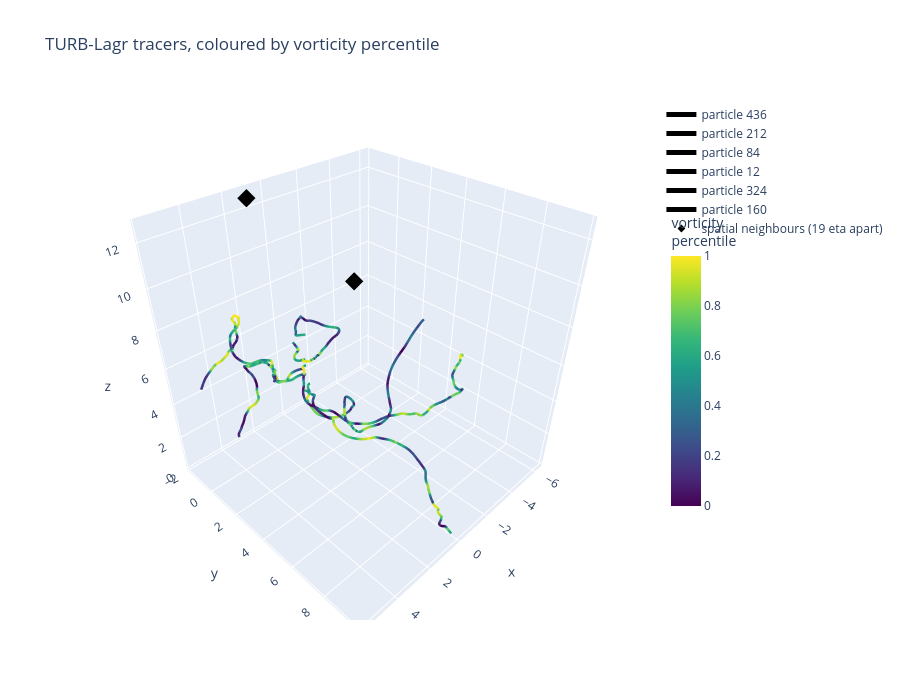

Source (notebook cell):
### Markdown cell above
## 9. The backbones in 3D, coloured by a channel

v1's markdown said "coloured by `|omega|`" while the code assigned one flat colour per
particle, so the figure never showed a channel varying along a path -- the very thing the
glyph claims to do. Here the line colour is a per-vertex array.

### Code cell
N_SHOW = 6
show = RNG.choice(N // TETRAD_SIZE, N_SHOW, replace=False) * TETRAD_SIZE
COLOR_BY = "vorticity"
cvals = RANK[COLOR_BY]

g = go.Figure()
for j, i in enumerate(show):
    g.add_trace(go.Scatter3d(
        x=X[i, ::4, 0], y=X[i, ::4, 1], z=X[i, ::4, 2],
        mode="lines",
        line=dict(color=cvals[i, ::4], colorscale="Viridis", width=5,
                  cmin=0, cmax=1, showscale=(j == 0),
                  colorbar=dict(title=f"{COLOR_BY}<br>percentile", len=0.6)),
        name=f"particle {i}"))

kk = T - 1
P = np.mod(X[:, kk], L_BOX)
pr = cKDTree(P, boxsize=L_BOX).query_pairs(RADII_ETA[2]*eta, output_type="ndarray")
pr = pr[TETRAD[pr[:, 0]] != TETRAD[pr[:, 1]]]
if len(pr):
    d = np.linalg.norm(np.minimum(np.abs(P[pr[:,0]]-P[pr[:,1]]),
                                  L_BOX-np.abs(P[pr[:,0]]-P[pr[:,1]])), axis=1)
    a_, b_ = pr[np.argmin(d)]
    g.add_trace(go.Scatter3d(
        x=X[[a_, b_], kk, 0], y=X[[a_, b_], kk, 1], z=X[[a_, b_], kk, 2],
        mode="markers", marker=dict(size=6, color="black", symbol="diamond"),
        name=f"spatial neighbours ({d.min()/eta:.0f} eta apart)"))

g.update_layout(height=700, title=f"TURB-Lagr tracers, coloured by {COLOR_BY} percentile",
                scene=dict(aspectmode="data", xaxis_title="x", yaxis_title="y",
                           zaxis_title="z"))
g.show()

### Figure 1 — Plotly figure (JSON) as saved in the notebook; plotly's stock layout.template omitted (floating-point values rounded to 4 significant figures; data arrays with more than 128 entries replaced by an {"elided": "..."} marker saying what was removed)
{"data": [{"line": {"cmax": 1, "cmin": 0, "color": {"elided": "500 float values"}, "colorbar": {"len": 0.6, "title": {"text": "vorticity<br>percentile"}}, "colorscale": [[0.0, "#440154"], [0.1111, "#482878"], [0.2222, "#3e4989"], [0.3333, "#31688e"], [0.4444, "#26828e"], [0.5556, "#1f9e89"], [0.6667, "#35b779"], [0.7778, "#6ece58"], [0.8889, "#b5de2b"], [1.0, "#fde725"]], "showscale": true, "width": 5}, "mode": "lines", "name": "particle 436", "type": "scatter3d", "x": {"elided": "500 float values"}, "y": {"elided": "500 float values"}, "z": {"elided": "500 float values"}}, {"line": {"cmax": 1, "cmin": 0, "color": {"elided": "500 float values"}, "colorbar": {"len": 0.6, "title": {"text": "vorticity<br>percentile"}}, "colorscale": [[0.0, "#440154"], [0.1111, "#482878"], [0.2222, "#3e4989"], [0.3333, "#31688e"], [0.4444, "#26828e"], [0.5556, "#1f9e89"], [0.6667, "#35b779"], [0.7778, "#6ece58"], [0.8889, "#b5de2b"], [1.0, "#fde725"]], "showscale": false, "width": 5}, "mode": "lines", "name": "particle 212", "type": "scatter3d", "x": {"elided": "500 float values"}, "y": {"elided": "500 float values"}, "z": {"elided": "500 float values"}}, {"line": {"cmax": 1, "cmin": 0, "color": {"elided": "500 float values"}, "colorbar": {"len": 0.6, "title": {"text": "vorticity<br>percentile"}}, "colorscale": [[0.0, "#440154"], [0.1111, "#482878"], [0.2222, "#3e4989"], [0.3333, "#31688e"], [0.4444, "#26828e"], [0.5556, "#1f9e89"], [0.6667, "#35b779"], [0.7778, "#6ece58"], [0.8889, "#b5de2b"], [1.0, "#fde725"]], "showscale": false, "width": 5}, "mode": "lines", "name": "particle 84", "type": "scatter3d", "x": {"elided": "500 float values"}, "y": {"elided": "500 float values"}, "z": {"elided": "500 float values"}}, {"line": {"cmax": 1, "cmin": 0, "color": {"elided": "500 float values"}, "colorbar": {"len": 0.6, "title": {"text": "vorticity<br>percentile"}}, "colorscale": [[0.0, "#440154"], [0.1111, "#482878"], [0.2222, "#3e4989"], [0.3333, "#31688e"], [0.4444, "#26828e"], [0.5556, "#1f9e89"], [0.6667, "#35b779"], [0.7778, "#6ece58"], [0.8889, "#b5de2b"], [1.0, "#fde725"]], "showscale": false, "width": 5}, "mode": "lines", "name": "particle 12", "type": "scatter3d", "x": {"elided": "500 float values"}, "y": {"elided": "500 float values"}, "z": {"elided": "500 float values"}}, {"line": {"cmax": 1, "cmin": 0, "color": {"elided": "500 float values"}, "colorbar": {"len": 0.6, "title": {"text": "vorticity<br>percentile"}}, "colorscale": [[0.0, "#440154"], [0.1111, "#482878"], [0.2222, "#3e4989"], [0.3333, "#31688e"], [0.4444, "#26828e"], [0.5556, "#1f9e89"], [0.6667, "#35b779"], [0.7778, "#6ece58"], [0.8889, "#b5de2b"], [1.0, "#fde725"]], "showscale": false, "width": 5}, "mode": "lines", "name": "particle 324", "type": "scatter3d", "x": {"elided": "500 float values"}, "y": {"elided": "500 float values"}, "z": {"elided": "500 float values"}}, {"line": {"cmax": 1, "cmin": 0, "color": {"elided": "500 float values"}, "colorbar": {"len": 0.6, "title": {"text": "vorticity<br>percentile"}}, "colorscale": [[0.0, "#440154"], [0.1111, "#482878"], [0.2222, "#3e4989"], [0.3333, "#31688e"], [0.4444, "#26828e"], [0.5556, "#1f9e89"], [0.6667, "#35b779"], [0.7778, "#6ece58"], [0.8889, "#b5de2b"], [1.0, "#fde725"]], "showscale": false, "width": 5}, "mode": "lines", "name": "particle 160", "type": "scatter3d", "x": {"elided": "500 float values"}, "y": {"elided": "500 float values"}, "z": {"elided": "500 float values"}}, {"marker": {"color": "black", "size": 6, "symbol": "diamond"}, "mode": "markers", "name": "spatial neighbours (19 eta apart)", "type": "scatter3d", "x": [1.107, -5.168], "y": [-1.63, -1.704], "z": [12.58, 6.262]}], "layout": {"height": 700, "scene": {"aspectmode": "data", "xaxis": {"title": {"text": "x"}}, "yaxis": {"title": {"text": "y"}}, "zaxis": {"title": {"text": "z"}}}, "title": {"text": "TURB-Lagr tracers, coloured by vorticity percentile"}}}
